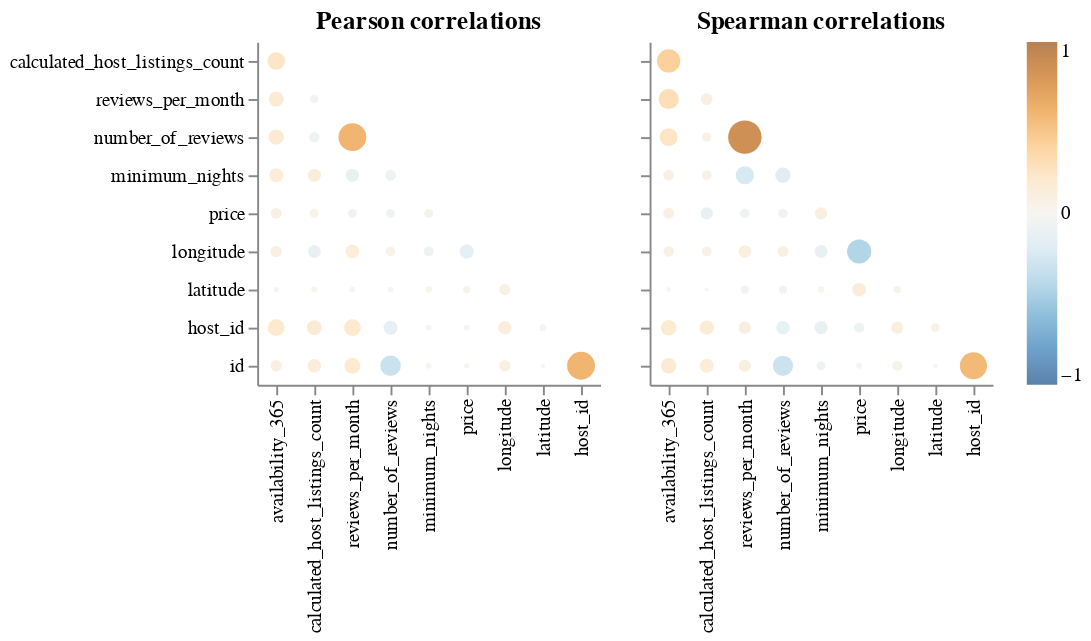

This figure's notebook cell:
### Code cell
aly.corr(train_df)

### Figure 1 — Vega specification as saved in the notebook (floating-point values rounded to 4 significant figures)
{"$schema": "https://vega.github.io/schema/vega/v5.json", "data": [{"name": "source_0"}, {"name": "data_0", "values": [{"abs_value": 0.1637, "index": "availability_365", "value": 0.1637, "variable": "reviews_per_month"}, {"abs_value": 0.0434, "index": "calculated_host_listings_count", "value": -0.0434, "variable": "reviews_per_month"}, {"abs_value": 0.05024, "index": "reviews_per_month", "value": -0.05024, "variable": "price"}, {"abs_value": 0.07998, "index": "availability_365", "value": 0.07998, "variable": "price"}, {"abs_value": 0.04961, "index": "minimum_nights", "value": 0.04961, "variable": "price"}, {"abs_value": 0.04879, "index": "number_of_reviews", "value": -0.04879, "variable": "price"}, {"abs_value": 0.05382, "index": "calculated_host_listings_count", "value": 0.05382, "variable": "price"}, {"abs_value": 0.1724, "index": "availability_365", "value": 0.1724, "variable": "number_of_reviews"}, {"abs_value": 0.07123, "index": "calculated_host_listings_count", "value": -0.07123, "variable": "number_of_reviews"}, {"abs_value": 0.5867, "index": "reviews_per_month", "value": 0.5867, "variable": "number_of_reviews"}, {"abs_value": 0.1228, "index": "calculated_host_listings_count", "value": 0.1228, "variable": "minimum_nights"}, {"abs_value": 0.08017, "index": "number_of_reviews", "value": -0.08017, "variable": "minimum_nights"}, {"abs_value": 0.1238, "index": "reviews_per_month", "value": -0.1238, "variable": "minimum_nights"}, {"abs_value": 0.1433, "index": "availability_365", "value": 0.1433, "variable": "minimum_nights"}, {"abs_value": 0.0654, "index": "minimum_nights", "value": -0.0654, "variable": "longitude"}, {"abs_value": 0.116, "index": "calculated_host_listings_count", "value": -0.116, "variable": "longitude"}, {"abs_value": 0.1455, "index": "price", "value": -0.1455, "variable": "longitude"}, {"abs_value": 0.05896, "index": "number_of_reviews", "value": 0.05896, "variable": "longitude"}, {"abs_value": 0.08844, "index": "availability_365", "value": 0.08844, "variable": "longitude"}, {"abs_value": 0.134, "index": "reviews_per_month", "value": 0.134, "variable": "longitude"}, {"abs_value": 0.03059, "index": "price", "value": 0.03059, "variable": "latitude"}, {"abs_value": 0.02239, "index": "minimum_nights", "value": 0.02239, "variable": "latitude"}, {"abs_value": 0.01381, "index": "number_of_reviews", "value": -0.01381, "variable": "latitude"}, {"abs_value": 0.01474, "index": "reviews_per_month", "value": -0.01474, "variable": "latitude"}, {"abs_value": 0.0833, "index": "longitude", "value": 0.0833, "variable": "latitude"}, {"abs_value": 0.01053, "index": "availability_365", "value": -0.01053, "variable": "latitude"}, {"abs_value": 0.01684, "index": "calculated_host_listings_count", "value": 0.01684, "variable": "latitude"}, {"abs_value": 0.5881, "index": "host_id", "value": 0.5881, "variable": "id"}, {"abs_value": 0.002616, "index": "latitude", "value": -0.002616, "variable": "id"}, {"abs_value": 0.08875, "index": "availability_365", "value": 0.08875, "variable": "id"}, {"abs_value": 0.08879, "index": "longitude", "value": 0.08879, "variable": "id"}, {"abs_value": 0.01016, "index": "price", "value": 0.01016, "variable": "id"}, {"abs_value": 0.01549, "index": "minimum_nights", "value": -0.01549, "variable": "id"}, {"abs_value": 0.3188, "index": "number_of_reviews", "value": -0.3188, "variable": "id"}, {"abs_value": 0.1829, "index": "reviews_per_month", "value": 0.1829, "variable": "id"}, {"abs_value": 0.1344, "index": "calculated_host_listings_count", "value": 0.1344, "variable": "id"}, {"abs_value": 0.02443, "index": "latitude", "value": 0.02443, "variable": "host_id"}, {"abs_value": 0.2071, "index": "availability_365", "value": 0.2071, "variable": "host_id"}, {"abs_value": 0.1255, "index": "longitude", "value": 0.1255, "variable": "host_id"}, {"abs_value": 0.01525, "index": "price", "value": 0.01525, "variable": "host_id"}, {"abs_value": 0.01694, "index": "minimum_nights", "value": -0.01694, "variable": "host_id"}, {"abs_value": 0.1416, "index": "number_of_reviews", "value": -0.1416, "variable": "host_id"}, {"abs_value": 0.2063, "index": "reviews_per_month", "value": 0.2063, "variable": "host_id"}, {"abs_value": 0.161, "index": "calculated_host_listings_count", "value": 0.161, "variable": "host_id"}, {"abs_value": 0.2269, "index": "availability_365", "value": 0.2269, "variable": "calculated_host_listings_count"}]}, {"name": "source_1"}, {"name": "data_1", "values": [{"abs_value": 0.2978, "index": "availability_365", "value": 0.2978, "variable": "reviews_per_month"}, {"abs_value": 0.0971, "index": "calculated_host_listings_count", "value": 0.0971, "variable": "reviews_per_month"}, {"abs_value": 0.0602, "index": "reviews_per_month", "value": -0.0602, "variable": "price"}, {"abs_value": 0.08217, "index": "availability_365", "value": 0.08217, "variable": "price"}, {"abs_value": 0.1028, "index": "minimum_nights", "value": 0.1028, "variable": "price"}, {"abs_value": 0.05708, "index": "number_of_reviews", "value": -0.05708, "variable": "price"}, {"abs_value": 0.1085, "index": "calculated_host_listings_count", "value": -0.1085, "variable": "price"}, {"abs_value": 0.2346, "index": "availability_365", "value": 0.2346, "variable": "number_of_reviews"}, {"abs_value": 0.05639, "index": "calculated_host_listings_count", "value": 0.05639, "variable": "number_of_reviews"}, {"abs_value": 0.8495, "index": "reviews_per_month", "value": 0.8495, "variable": "number_of_reviews"}, {"abs_value": 0.0647, "index": "calculated_host_listings_count", "value": 0.0647, "variable": "minimum_nights"}, {"abs_value": 0.1728, "index": "number_of_reviews", "value": -0.1728, "variable": "minimum_nights"}, {"abs_value": 0.2442, "index": "reviews_per_month", "value": -0.2442, "variable": "minimum_nights"}, {"abs_value": 0.08038, "index": "availability_365", "value": 0.08038, "variable": "minimum_nights"}, {"abs_value": 0.1173, "index": "minimum_nights", "value": -0.1173, "variable": "longitude"}, {"abs_value": 0.0621, "index": "calculated_host_listings_count", "value": 0.0621, "variable": "longitude"}, {"abs_value": 0.4371, "index": "price", "value": -0.4371, "variable": "longitude"}, {"abs_value": 0.08189, "index": "number_of_reviews", "value": 0.08189, "variable": "longitude"}, {"abs_value": 0.07312, "index": "availability_365", "value": 0.07312, "variable": "longitude"}, {"abs_value": 0.1111, "index": "reviews_per_month", "value": 0.1111, "variable": "longitude"}, {"abs_value": 0.1354, "index": "price", "value": 0.1354, "variable": "latitude"}, {"abs_value": 0.02139, "index": "minimum_nights", "value": 0.02139, "variable": "latitude"}, {"abs_value": 0.04155, "index": "number_of_reviews", "value": -0.04155, "variable": "latitude"}, {"abs_value": 0.04088, "index": "reviews_per_month", "value": -0.04088, "variable": "latitude"}, {"abs_value": 0.03329, "index": "longitude", "value": 0.03329, "variable": "latitude"}, {"abs_value": 0.007173, "index": "availability_365", "value": -0.007173, "variable": "latitude"}, {"abs_value": 0.001212, "index": "calculated_host_listings_count", "value": 0.001212, "variable": "latitude"}, {"abs_value": 0.559, "index": "host_id", "value": 0.559, "variable": "id"}, {"abs_value": 0.004506, "index": "latitude", "value": 0.004506, "variable": "id"}, {"abs_value": 0.1691, "index": "availability_365", "value": 0.1691, "variable": "id"}, {"abs_value": 0.06592, "index": "longitude", "value": 0.06592, "variable": "id"}, {"abs_value": 0.01848, "index": "price", "value": -0.01848, "variable": "id"}, {"abs_value": 0.05486, "index": "minimum_nights", "value": -0.05486, "variable": "id"}, {"abs_value": 0.3052, "index": "number_of_reviews", "value": -0.3052, "variable": "id"}, {"abs_value": 0.1049, "index": "reviews_per_month", "value": 0.1049, "variable": "id"}, {"abs_value": 0.1377, "index": "calculated_host_listings_count", "value": 0.1377, "variable": "id"}, {"abs_value": 0.04923, "index": "latitude", "value": 0.04923, "variable": "host_id"}, {"abs_value": 0.1744, "index": "availability_365", "value": 0.1744, "variable": "host_id"}, {"abs_value": 0.1044, "index": "longitude", "value": 0.1044, "variable": "host_id"}, {"abs_value": 0.0708, "index": "price", "value": -0.0708, "variable": "host_id"}, {"abs_value": 0.1243, "index": "minimum_nights", "value": -0.1243, "variable": "host_id"}, {"abs_value": 0.1307, "index": "number_of_reviews", "value": -0.1307, "variable": "host_id"}, {"abs_value": 0.1072, "index": "reviews_per_month", "value": 0.1072, "variable": "host_id"}, {"abs_value": 0.1476, "index": "calculated_host_listings_count", "value": 0.1476, "variable": "host_id"}, {"abs_value": 0.4073, "index": "availability_365", "value": 0.4073, "variable": "calculated_host_listings_count"}]}, {"name": "source_0_concat_0_x_domain_index", "values": [{"index": "availability_365", "sort_field": 0.0}, {"index": "calculated_host_listings_count", "sort_field": 1.0}, {"index": "reviews_per_month", "sort_field": 2.0}, {"index": "minimum_nights", "sort_field": 4.0}, {"index": "number_of_reviews", "sort_field": 3.0}, {"index": "price", "sort_field": 5.0}, {"index": "longitude", "sort_field": 6.0}, {"index": "host_id", "sort_field": 8.0}, {"index": "latitude", "sort_field": 7.0}]}, {"name": "source_0_concat_0_y_domain_variable", "values": [{"sort_field": 1.0, "variable": "reviews_per_month"}, {"sort_field": 4.0, "variable": "price"}, {"sort_field": 2.0, "variable": "number_of_reviews"}, {"sort_field": 3.0, "variable": "minimum_nights"}, {"sort_field": 5.0, "variable": "longitude"}, {"sort_field": 6.0, "variable": "latitude"}, {"sort_field": 8.0, "variable": "id"}, {"sort_field": 7.0, "variable": "host_id"}, {"sort_field": 0.0, "variable": "calculated_host_listings_count"}]}, {"name": "source_1_concat_1_x_domain_index", "values": [{"index": "availability_365", "sort_field": 0.0}, {"index": "calculated_host_listings_count", "sort_field": 1.0}, {"index": "reviews_per_month", "sort_field": 2.0}, {"index": "minimum_nights", "sort_field": 4.0}, {"index": "number_of_reviews", "sort_field": 3.0}, {"index": "price", "sort_field": 5.0}, {"index": "longitude", "sort_field": 6.0}, {"index": "host_id", "sort_field": 8.0}, {"index": "latitude", "sort_field": 7.0}]}, {"name": "source_1_concat_1_y_domain_variable", "values": [{"sort_field": 1.0, "variable": "reviews_per_month"}, {"sort_field": 4.0, "variable": "price"}, {"sort_field": 2.0, "variable": "number_of_reviews"}, {"sort_field": 3.0, "variable": "minimum_nights"}, {"sort_field": 5.0, "variable": "longitude"}, {"sort_field": 6.0, "variable": "latitude"}, {"sort_field": 8.0, "variable": "id"}, {"sort_field": 7.0, "variable": "host_id"}, {"sort_field": 0.0, "variable": "calculated_host_listings_count"}]}], "signals": [{"name": "concat_0_x_step", "value": 20}, {"name": "concat_0_width", "update": "bandspace(domain('concat_0_x').length, 1, 0.5) * concat_0_x_step"}, {"name": "concat_0_y_step", "value": 20}, {"name": "concat_0_height", "update": "bandspace(domain('concat_0_y').length, 1, 0.5) * concat_0_y_step"}, {"name": "concat_1_x_step", "value": 20}, {"name": "concat_1_width", "update": "bandspace(domain('concat_1_x').length, 1, 0.5) * concat_1_x_step"}, {"name": "concat_1_y_step", "value": 20}, {"name": "concat_1_height", "update": "bandspace(domain('concat_1_y').length, 1, 0.5) * concat_1_y_step"}], "marks": [{"type": "group", "name": "concat_0_group", "encode": {"update": {"height": {"signal": "concat_0_height"}, "width": {"signal": "concat_0_width"}}}, "marks": [{"type": "symbol", "name": "concat_0_marks", "from": {"data": "data_0"}, "encode": {"update": {"y": {"field": "variable", "scale": "concat_0_y"}, "x": {"field": "index", "scale": "concat_0_x"}, "fill": {"field": "value", "scale": "color"}, "opacity": {"value": 0.7}, "tooltip": {"signal": "{\"corr\": format(datum[\"value\"], \".2f\"), \"x\": isValid(datum[\"index\"]) ? datum[\"index\"] : \"\"+datum[\"index\"], \"y\": isValid(datum[\"variable\"]) ? datum[\"variable\"] : \"\"+datum[\"variable\"]}"}, "size": {"field": "abs_value", "scale": "size"}, "shape": {"value": "circle"}}}, "style": ["circle"]}], "axes": [{"scale": "concat_0_x", "labelAngle": 270, "orient": "bottom", "labelBaseline": "middle", "grid": false, "labelAlign": "right", "zindex": 0}, {"scale": "concat_0_y", "zindex": 0, "grid": false, "orient": "left"}], "title": {"text": "Pearson correlations", "frame": "group"}, "style": "cell"}, {"type": "group", "name": "concat_1_group", "encode": {"update": {"height": {"signal": "concat_1_height"}, "width": {"signal": "concat_1_width"}}}, "marks": [{"type": "symbol", "name": "concat_1_marks", "from": {"data": "data_1"}, "encode": {"update": {"x": {"field": "index", "scale": "concat_1_x"}, "opacity": {"value": 0.7}, "tooltip": {"signal": "{\"corr\": format(datum[\"value\"], \".2f\"), \"x\": isValid(datum[\"index\"]) ? datum[\"index\"] : \"\"+datum[\"index\"], \"y\": isValid(datum[\"variable\"]) ? datum[\"variable\"] : \"\"+datum[\"variable\"]}"}, "fill": {"field": "value", "scale": "color"}, "y": {"field": "variable", "scale": "concat_1_y"}, "size": {"field": "abs_value", "scale": "size"}, "shape": {"value": "circle"}}}, "style": ["circle"]}], "axes": [{"scale": "concat_1_x", "orient": "bottom", "labelBaseline": "middle", "grid": false, "labelAlign": "right", "labelAngle": 270, "zindex": 0}, {"scale": "concat_1_y", "grid": false, "orient": "left", "labels": false, "zindex": 0}], "title": {"text": "Spearman correlations", "frame": "group"}, "style": "cell"}], "scales": [{"name": "color", "type": "linear", "domain": [-1, 1], "range": {"scheme": "blueorange"}, "interpolate": "hcl", "zero": true}, {"name": "size", "type": "linear", "domain": [0, 1], "range": [4, 361], "zero": true}, {"name": "concat_0_x", "type": "point", "domain": {"data": "source_0_concat_0_x_domain_index", "field": "index", "sort": {"op": "max", "field": "sort_field"}}, "range": {"step": {"signal": "concat_0_x_step"}}, "padding": 0.5}, {"name": "concat_0_y", "type": "point", "domain": {"data": "source_0_concat_0_y_domain_variable", "field": "variable", "sort": {"op": "max", "field": "sort_field"}}, "range": {"step": {"signal": "concat_0_y_step"}}, "padding": 0.5}, {"name": "concat_1_x", "type": "point", "domain": {"data": "source_1_concat_1_x_domain_index", "field": "index", "sort": {"op": "max", "field": "sort_field"}}, "range": {"step": {"signal": "concat_1_x_step"}}, "padding": 0.5}, {"name": "concat_1_y", "type": "point", "domain": {"data": "source_1_concat_1_y_domain_variable", "field": "variable", "sort": {"op": "max", "field": "sort_field"}}, "range": {"step": {"signal": "concat_1_y_step"}}, "padding": 0.5}], "legends": [{"fill": "color", "gradientLength": {"signal": "clamp(concat_0_height, 64, 200)"}, "encode": {"gradient": {"update": {"opacity": {"value": 0.7}}}}}], "config": {"style": {"cell": {"strokeWidth": 0}}}, "padding": 5, "background": "white", "layout": {"padding": 20, "bounds": "full", "align": "each"}}
